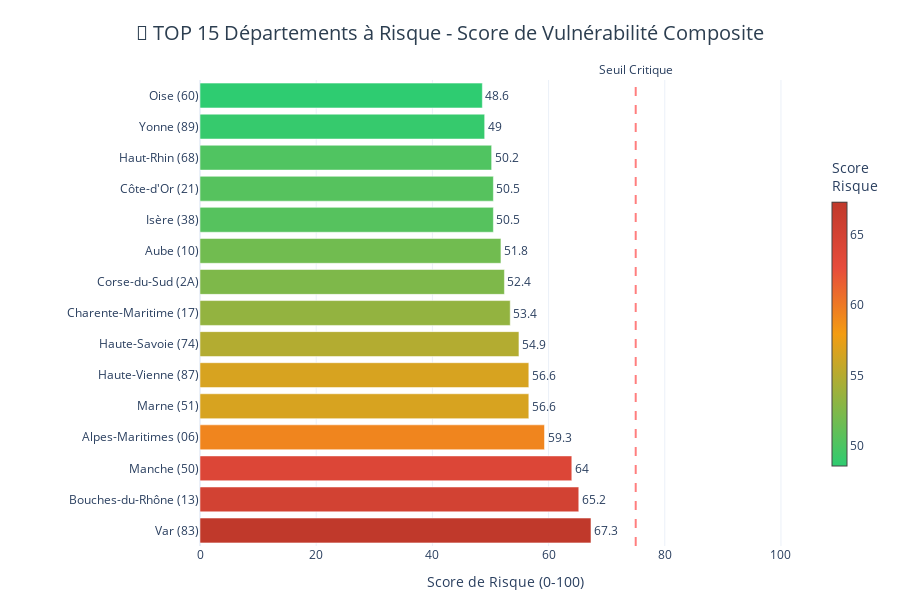

Source (notebook cell):
### Code cell
# ═══════════════════════════════════════════════════════════════
# SECTION 4 : CARTE INTERACTIVE DES DÉPARTEMENTS
# ═══════════════════════════════════════════════════════════════

print("🗺️  GÉNÉRATION DE LA CARTE INTERACTIVE...")

# Préparer les données pour la carte
score_dept['dept_code_str'] = score_dept['dept_code'].astype(str).str.zfill(2)
score_dept['hover_text'] = (
    '<b>' + score_dept['dept_nom'] + '</b><br>' +
    'Score de risque: ' + score_dept['SCORE_RISQUE'].round(1).astype(str) + '/100<br>' +
    'Niveau: ' + score_dept['NIVEAU_RISQUE'].astype(str) + '<br>' +
    'Région: ' + score_dept['region_nom']
)

# Création de la carte avec Plotly
fig = go.Figure()

# Graphique barres pour les TOP 15
fig = go.Figure(data=[
    go.Bar(
        x=top15['SCORE_RISQUE'],
        y=top15['dept_nom'] + ' (' + top15['dept_code'].astype(str) + ')',
        orientation='h',
        marker=dict(
            color=top15['SCORE_RISQUE'],
            colorscale=[
                [0, '#2ecc71'],    # Vert
                [0.5, '#f39c12'],  # Orange
                [0.75, '#e74c3c'], # Rouge
                [1, '#c0392b']     # Rouge foncé
            ],
            showscale=True,
            colorbar=dict(
                title="Score<br>Risque",
                thickness=15,
                len=0.7
            )
        ),
        text=top15['SCORE_RISQUE'].round(1),
        textposition='outside',
        hovertemplate='<b>%{y}</b><br>Score: %{x:.1f}/100<br><extra></extra>'
    )
])

fig.update_layout(
    title={
        'text': '🚨 TOP 15 Départements à Risque - Score de Vulnérabilité Composite',
        'x': 0.5,
        'xanchor': 'center',
        'font': {'size': 20, 'color': '#2c3e50'}
    },
    xaxis_title='Score de Risque (0-100)',
    yaxis_title='',
    height=600,
    template='plotly_white',
    showlegend=False,
    xaxis=dict(range=[0, 105]),
    margin=dict(l=200, r=50, t=80, b=50)
)

# Ajouter ligne de seuil critique
fig.add_vline(x=75, line_dash="dash", line_color="red", opacity=0.5,
              annotation_text="Seuil Critique", annotation_position="top")

fig.show()

print("✅ Carte générée avec succès")
print("\n💡 INTERPRÉTATION :")
print("   - Les départements en haut de la liste nécessitent une intervention prioritaire")
print("   - Score > 75 = Zone critique nécessitant des ressources supplémentaires")
print("   - Focus sur prévention et renforcement de la couverture vaccinale")

### Figure 1 — Plotly figure (JSON) as saved in the notebook; plotly's stock layout.template omitted (floating-point values rounded to 4 significant figures)
{"data": [{"hovertemplate": "<b>%{y}</b><br>Score: %{x:.1f}/100<br><extra></extra>", "marker": {"color": [67.3, 65.2, 64.0, 59.3, 56.6, 56.6, 54.9, 53.4, 52.4, 51.8, 50.5, 50.5, 50.2, 49.0, 48.6], "colorbar": {"len": 0.7, "thickness": 15, "title": {"text": "Score<br>Risque"}}, "colorscale": [[0, "#2ecc71"], [0.5, "#f39c12"], [0.75, "#e74c3c"], [1, "#c0392b"]], "showscale": true}, "orientation": "h", "text": [67.3, 65.2, 64.0, 59.3, 56.6, 56.6, 54.9, 53.4, 52.4, 51.8, 50.5, 50.5, 50.2, 49.0, 48.6], "textposition": "outside", "type": "bar", "x": [67.3, 65.2, 64.0, 59.3, 56.6, 56.6, 54.9, 53.4, 52.4, 51.8, 50.5, 50.5, 50.2, 49.0, 48.6], "y": ["Var (83)", "Bouches-du-Rhône (13)", "Manche (50)", "Alpes-Maritimes (06)", "Marne (51)", "Haute-Vienne (87)", "Haute-Savoie (74)", "Charente-Maritime (17)", "Corse-du-Sud (2A)", "Aube (10)", "Isère (38)", "Côte-d'Or (21)", "Haut-Rhin (68)", "Yonne (89)", "Oise (60)"]}], "layout": {"annotations": [{"showarrow": false, "text": "Seuil Critique", "x": 75, "xanchor": "center", "xref": "x", "y": 1, "yanchor": "bottom", "yref": "y domain"}], "height": 600, "margin": {"b": 50, "l": 200, "r": 50, "t": 80}, "shapes": [{"line": {"color": "red", "dash": "dash"}, "opacity": 0.5, "type": "line", "x0": 75, "x1": 75, "xref": "x", "y0": 0, "y1": 1, "yref": "y domain"}], "showlegend": false, "title": {"font": {"color": "#2c3e50", "size": 20}, "text": "🚨 TOP 15 Départements à Risque - Score de Vulnérabilité Composite", "x": 0.5, "xanchor": "center"}, "xaxis": {"range": [0, 105], "title": {"text": "Score de Risque (0-100)"}}, "yaxis": {"title": {"text": ""}}}}
